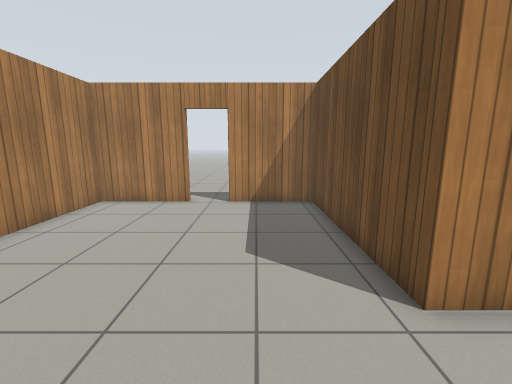
View 1 (above)

16 first-person views from a walk through a Gazebo world. The camera is 1.2 m above the floor, tilts 10° down and sees 90° across. The floor is counted in squares, 0.5 m on a side. Each view is taken from the middle of a square. On the plan, view 1 faces up. The plan holds only what a view shows up to about 17 squares ahead; the rest is blank. Simple patterns stand in for the simulator's built-in surfaces.

View 2
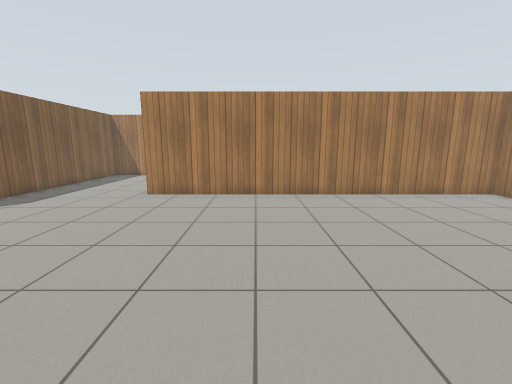

View 3
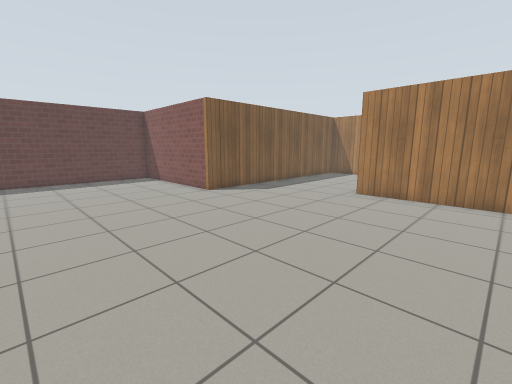

View 4
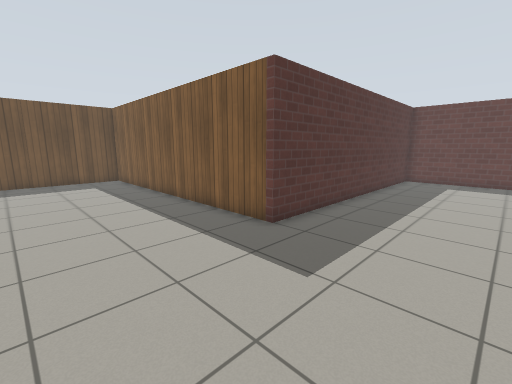

View 5
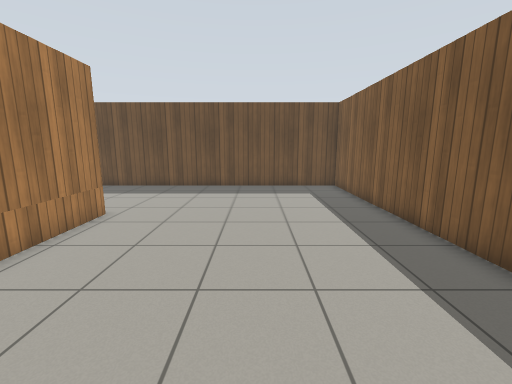

View 6
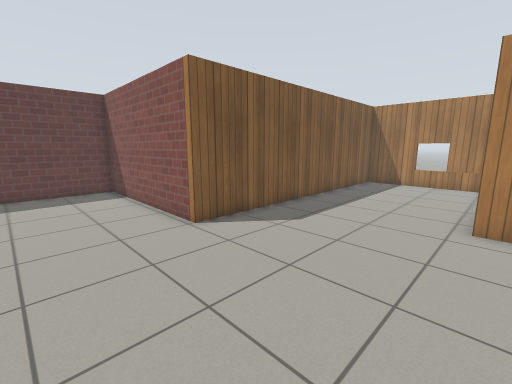

View 7
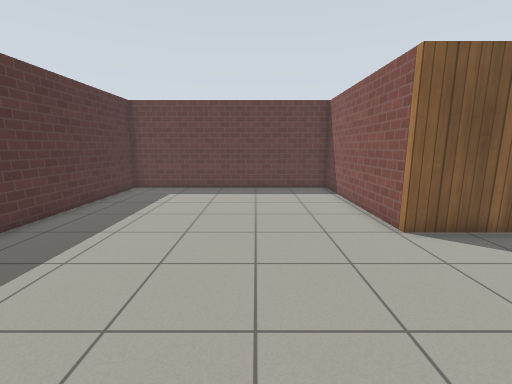

View 8
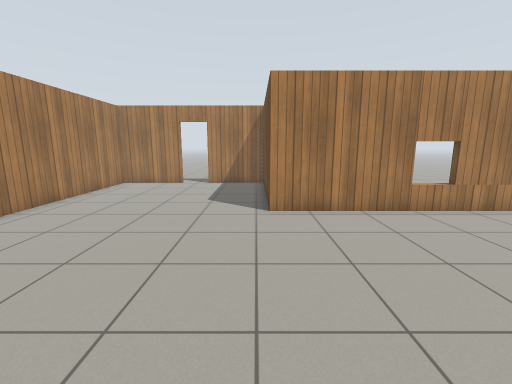

View 9
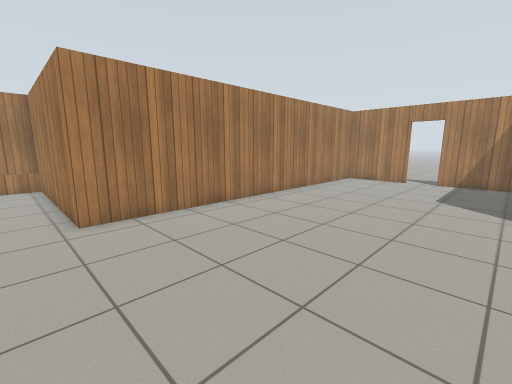

View 10
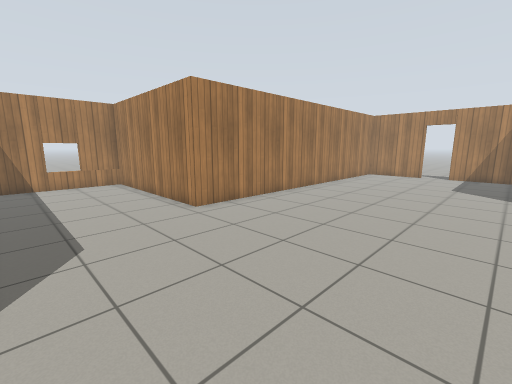

View 11
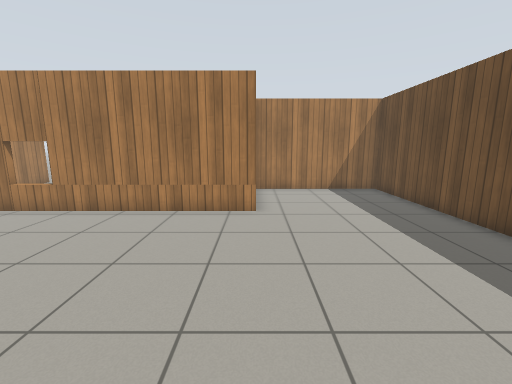

View 12
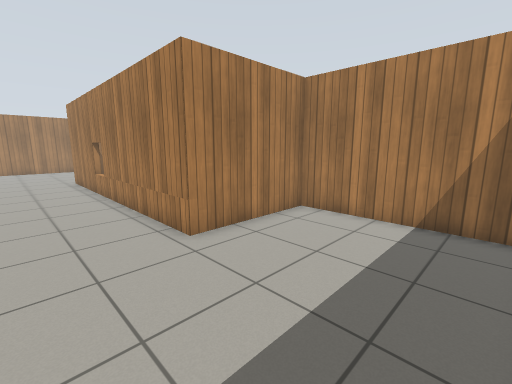

View 13
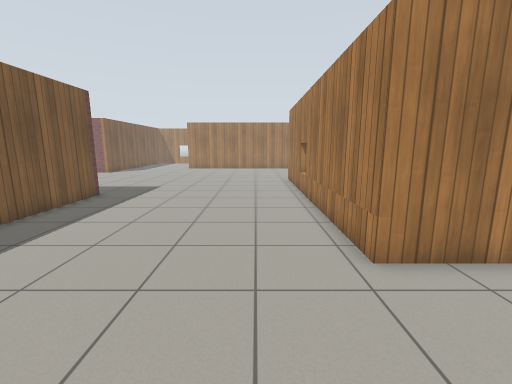

View 14
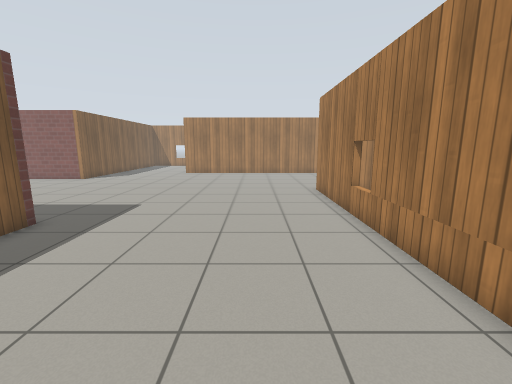

View 15
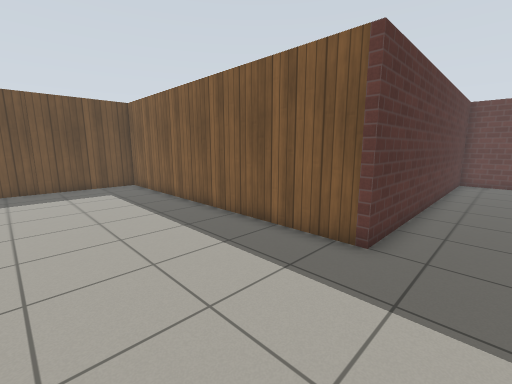

View 16
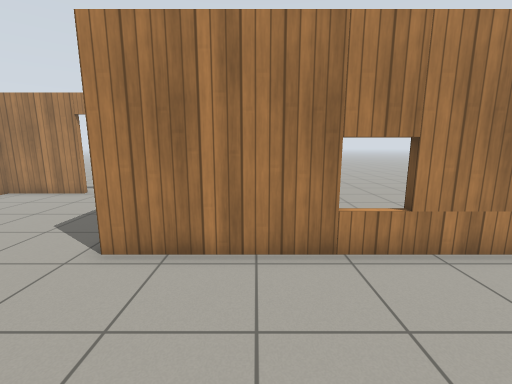

### Floor plan
Points are (right, up) in squares from view 1. A wall is a line through its corners. A room is listed if a view was taken in it or the views show most of it. See-through windows are left out.
Room 1 (views 1, 2, 3, 4, 5, 6, 7, 8, 9, 10, 11, 12, 13, 14, 15, 16)
walls: (-2.9, 11.2) (-6.9, 11.2) (-6.9, -6.5) (-15.9, -6.5) (-15.9, -12.9) (-2.2, -12.9) (-2.2, -21.2) (9.2, -21.2) (9.2, -7) (23.9, -7) (23.9, 8.7) (17, 8.7) (17, 3.5) (2.5, 3.5) (2.5, 11.2) (-1.2, 11.2)
ways out: open door at (-2.5, 11)

Positions as (right, up) in squares from view 1, and headings:
1: (0, 0), facing up
2: (6, -1), facing left
3: (6, -1), facing down-left
4: (4, -1), facing down-right
5: (8, -2), facing right
6: (2, -6), facing down-left
7: (2, -6), facing down
8: (2, -6), facing up
9: (2, -8), facing up-left
10: (2, -12), facing up-left
11: (17, -6), facing up
12: (23, 0), facing up-left
13: (22, 1), facing left
14: (17, 0), facing left
15: (7, -1), facing down-right
16: (6, -2), facing up
